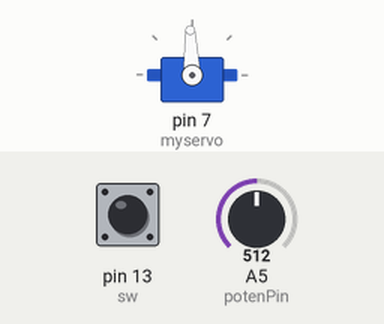
Recording of a sketch running on a simulated Arduino Uno, built with avr-gcc and run on an emulated ATmega328P. Parts: servo. The test bench sets the inputs (shaded band); at power-on: A5 (potenPin) = 512, pin 13 (sw) HIGH.

Above: at 1.2 s.
1.3 s: A5 (potenPin) set to 716
At 2.0 s:
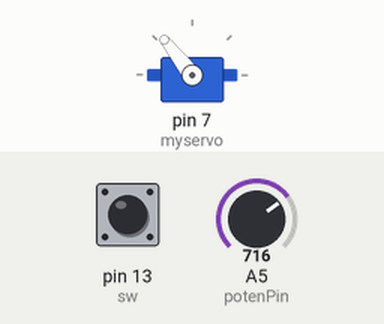
2.8 s: A5 (potenPin) set to 900
At 3.1 s:
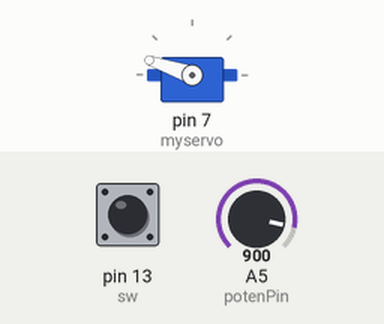
4.3 s: A5 (potenPin) set to 1011
At 5.4 s:
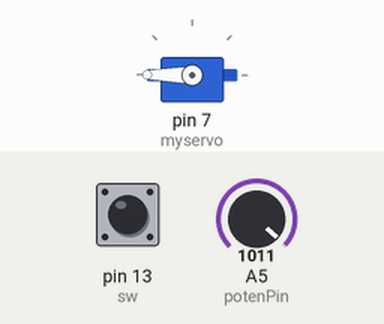
5.8 s: A5 (potenPin) set to 306
At 6.8 s:
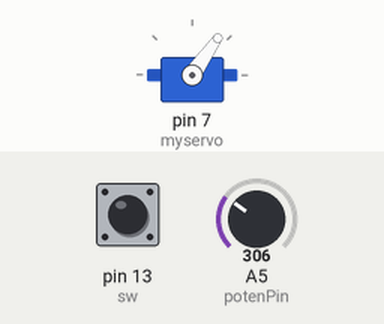
Timing chart, 0 to 8.8 s (numbered marks = the images above; inputs shaded):
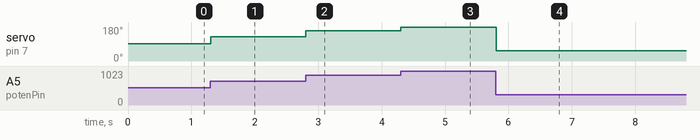

The sketch:

lab5_2.ino
```cpp
#define sw 13
#define potenPin A5

#include <Servo.h>

Servo myservo;
bool S1;
bool lastS1 = 1;
bool state  = 1;
int volt;
int degree;
int minVolt = 0;
int maxVolt = 1001;

void readSw()
{
  S1 = digitalRead(sw);
  if (S1 == 0)
  {
    delay(50);
    S1 = digitalRead(sw);
    if (S1 == 0 )
    {
      if (state == 0) {
        state = 1;
      }
      else {
        state = 0;
      }
      Serial.println(state);
      delay(200);
    }
  }
}

void poten() {
  volt = analogRead(potenPin);
  degree = map(volt, minVolt, maxVolt, 0, 180);
}
void setup() {
  Serial.begin(9600);
  pinMode(sw, INPUT_PULLUP);
  myservo.attach(7);
}

void loop() {
  readSw();
  if (state == 1) {
    poten();
    myservo.write(degree);
    delay(8);
  }

}
```

Measured:
- after the input at 1.3 s, servo on pin 7 (myservo): 92° → 128° at once
- after the input at 2.8 s, servo on pin 7 (myservo): 128° → 161° at once
- after the input at 4.3 s, servo on pin 7 (myservo): 161° → 180° at once
- after the input at 5.8 s, servo on pin 7 (myservo): 180° → 55° at once
